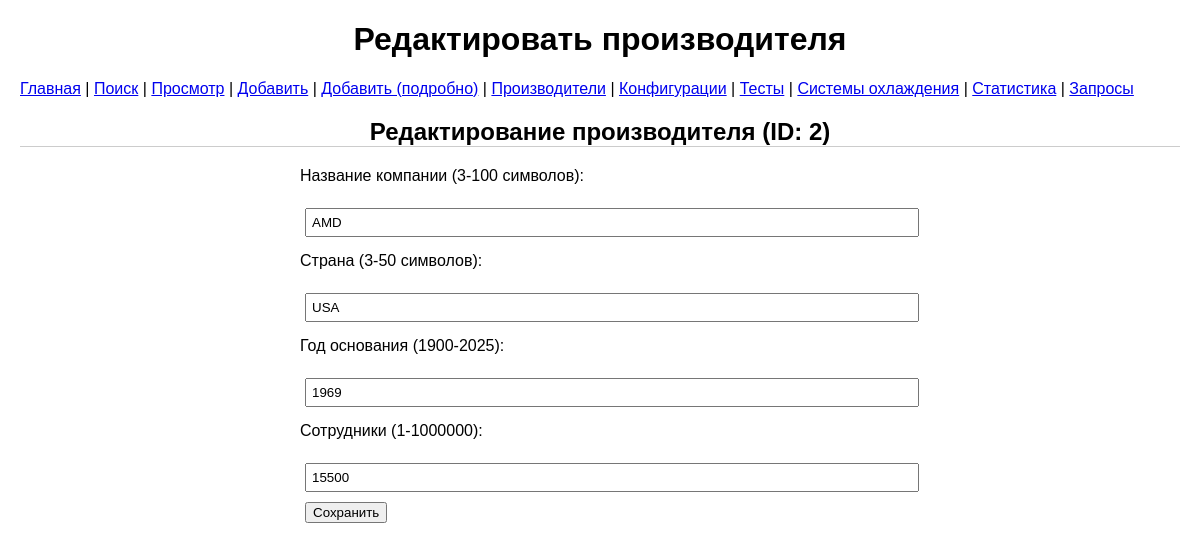
The app's page /edit_manufacturer/2 with its own data.
### tables this page shows
CREATE TABLE "manufacturers" (
	"id"	INTEGER,
	"company_name"	VARCHAR(100) CHECK(LENGTH("company_name") BETWEEN 3 AND 100),
	"country"	VARCHAR(50) CHECK(LENGTH("country") BETWEEN 3 AND 50),
	"founded_year"	INTEGER CHECK("founded_year" BETWEEN 1900 AND 2025),
	"employees"	INTEGER CHECK("employees" BETWEEN 1 AND 1000000),
	PRIMARY KEY("id")
);

### flask_app.py (the view, shortened to what this page needs)
@app.route('/edit_manufacturer/<int:id>', methods=['GET', 'POST'])
def edit_manufacturer(id):
    errors = []
    with get_db_connection() as conn:
        manufacturer = conn.execute("SELECT id, company_name, country, founded_year, employees FROM manufacturers WHERE id = ?", (id,)).fetchone()
    return render_template('edit_manufacturer.html', manufacturer=manufacturer, errors=errors)

### flask_app.py (called while the page is built)
def get_db_connection():
    conn = sqlite3.connect(DB_PATH, timeout=10)
    conn.row_factory = sqlite3.Row
    return conn

### templates/edit_manufacturer.html (shortened to what this page needs)
<!DOCTYPE html>
<html lang="ru">
<head>
    <link rel="stylesheet" href="{{ url_for('static', filename='style.css') }}">
</head>
<body>
    <h1>Редактировать производителя</h1>
    <nav>
        <a href="/">Главная</a> |
        <a href="/search">Поиск</a> |
        <a href="/view">Просмотр</a> |
        <a href="/add">Добавить</a> |
        <a href="/add_detailed">Добавить (подробно)</a> |
        <a href="/manufacturers">Производители</a> |
        <a href="/config">Конфигурации</a> |
        <a href="/performance">Тесты</a> |
        <a href="/cooling_systems">Системы охлаждения</a> |
        <a href="/stats">Статистика</a> |
        <a href="/queries">Запросы</a>
    </nav>
    <h2>Редактирование производителя (ID: {{ manufacturer['id'] }})</h2>
    <form method="POST">
        <label for="company_name">Название компании (3-100 символов):</label><br>
        <input type="text" name="company_name" id="company_name" value="{{ manufacturer['company_name'] }}" required><br>
        <label for="country">Страна (3-50 символов):</label><br>
        <input type="text" name="country" id="country" value="{{ manufacturer['country'] }}" required><br>
        <label for="founded_year">Год основания (1900-2025):</label><br>
        <input type="number" name="founded_year" id="founded_year" value="{{ manufacturer['founded_year'] }}" min="1900" max="2025" required><br>
        <label for="employees">Сотрудники (1-1000000):</label><br>
        <input type="number" name="employees" id="employees" value="{{ manufacturer['employees'] }}" min="1" max="1000000" required><br>
        <button type="submit">Сохранить</button>
    </form>
</body>
</html>

### static/style.css (style rules this page uses)
body { font-family: Arial, sans-serif; margin: 20px; }
nav { margin-bottom: 20px; }
form { margin-bottom: 20px; }
input, button { margin: 5px; }
form { max-width: 600px; margin: 20px auto; }
label { display: block; margin-top: 10px; }
input, select { width: 100%; padding: 5px; margin-top: 5px; }
h2 { margin-top: 20px; text-align: center; border-bottom: 1px solid #ccc; }
h1 { text-align: center; }

### records on screen
manufacturers: id "2", company_name "AMD", country "USA", founded_year "1969", employees "15500"
